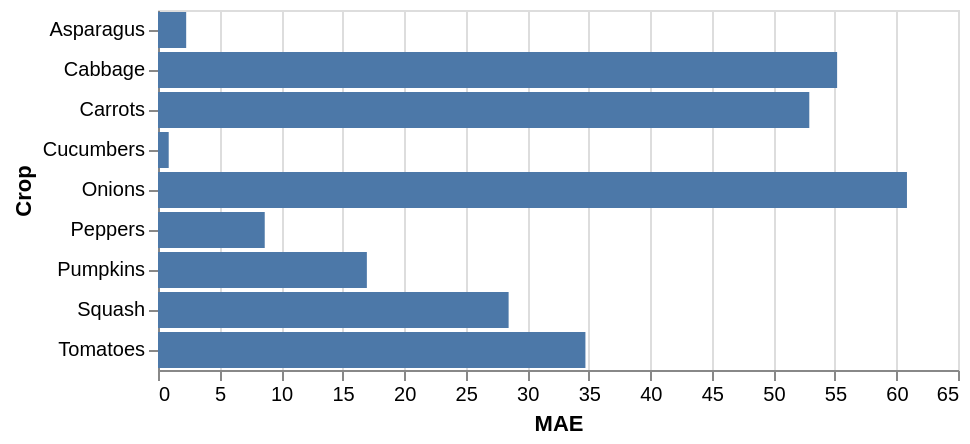

Vega-Lite specification for this chart:
### Vega-Lite specification from a JSON file in a GitHub repository (floating-point values rounded to 4 significant figures)
{"config": {"view": {"continuousWidth": 400, "continuousHeight": 300}}, "data": {"values": [{"Crop": "Asparagus", "Linear Regression MAE": 2.29}, {"Crop": "Cabbage", "Linear Regression MAE": 55.18}, {"Crop": "Carrots", "Linear Regression MAE": 52.92}, {"Crop": "Cucumbers", "Linear Regression MAE": 0.8704}, {"Crop": "Onions", "Linear Regression MAE": 60.85}, {"Crop": "Peppers", "Linear Regression MAE": 8.672}, {"Crop": "Pumpkins", "Linear Regression MAE": 16.97}, {"Crop": "Squash", "Linear Regression MAE": 28.49}, {"Crop": "Tomatoes", "Linear Regression MAE": 34.73}]}, "mark": "bar", "encoding": {"color": {}, "tooltip": [{"field": "Linear Regression MAE", "type": "quantitative"}, {"field": "Crop", "type": "nominal"}], "x": {"field": "Linear Regression MAE", "title": "MAE", "type": "quantitative"}, "y": {"field": "Crop", "type": "nominal"}}, "$schema": "https://vega.github.io/schema/vega-lite/v5.json", "datasets": {"data-d34ce068d6814da6c4325f665bad2d5b": [{"Crop": "Asparagus", "Linear Regression MAE": 2.29}, {"Crop": "Cabbage", "Linear Regression MAE": 55.18}, {"Crop": "Carrots", "Linear Regression MAE": 52.92}, {"Crop": "Cucumbers", "Linear Regression MAE": 0.8704}, {"Crop": "Onions", "Linear Regression MAE": 60.85}, {"Crop": "Peppers", "Linear Regression MAE": 8.672}, {"Crop": "Pumpkins", "Linear Regression MAE": 16.97}, {"Crop": "Squash", "Linear Regression MAE": 28.49}, {"Crop": "Tomatoes", "Linear Regression MAE": 34.73}]}}
